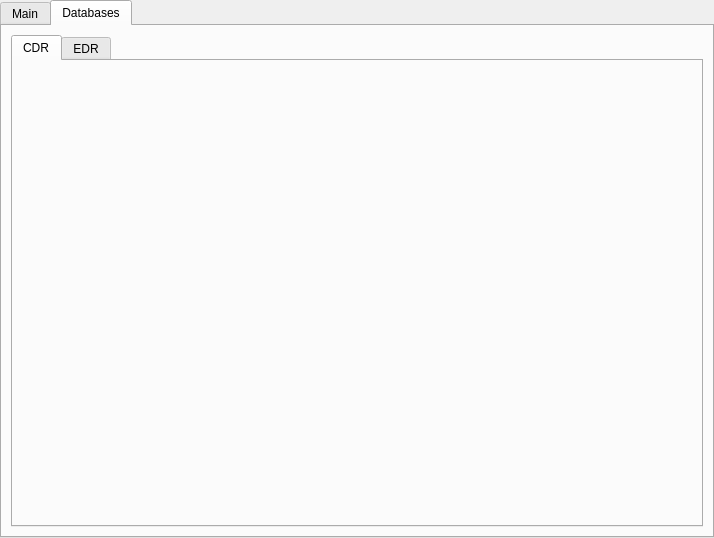
<?xml version="1.0" encoding="UTF-8"?>
<ui version="4.0">
 <class>SettingsTabWidget</class>
 <widget class="QTabWidget" name="SettingsTabWidget">
  <property name="geometry">
   <rect>
    <x>0</x>
    <y>0</y>
    <width>714</width>
    <height>538</height>
   </rect>
  </property>
  <property name="windowTitle">
   <string>TabWidget</string>
  </property>
  <property name="currentIndex">
   <number>1</number>
  </property>
  <widget class="QWidget" name="tab">
   <attribute name="title">
    <string>Main</string>
   </attribute>
  </widget>
  <widget class="QWidget" name="tab_2">
   <attribute name="title">
    <string>Databases</string>
   </attribute>
   <layout class="QGridLayout" name="gridLayout">
    <item row="0" column="0">
     <widget class="QTabWidget" name="tabWidget">
      <property name="currentIndex">
       <number>0</number>
      </property>
      <widget class="QWidget" name="tab_3">
       <attribute name="title">
        <string>CDR</string>
       </attribute>
       <layout class="QGridLayout" name="gridLayout_2">
        <item row="0" column="0">
         <layout class="QHBoxLayout" name="horizontalLayout"/>
        </item>
       </layout>
      </widget>
      <widget class="QWidget" name="tab_4">
       <attribute name="title">
        <string>EDR</string>
       </attribute>
       <layout class="QGridLayout" name="gridLayout_3">
        <item row="0" column="0">
         <layout class="QHBoxLayout" name="horizontalLayout_2"/>
        </item>
       </layout>
      </widget>
     </widget>
    </item>
   </layout>
  </widget>
 </widget>
 <resources/>
 <connections/>
</ui>
